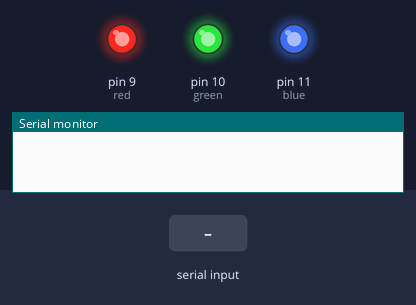
A sketch run on a simulated Arduino Uno, built with avr-gcc and run on an emulated ATmega328P. Parts: output pins drawn as LEDs (lit = HIGH), the last lines printed to the serial monitor. The test bench sets the inputs (shaded band).

Above: at 1.2 s.
1.3 s: "0" received over Serial
At 2.3 s:
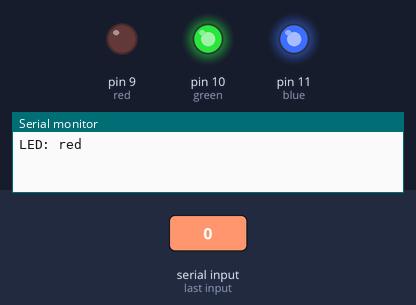
2.8 s: "1" received over Serial
At 3.5 s:
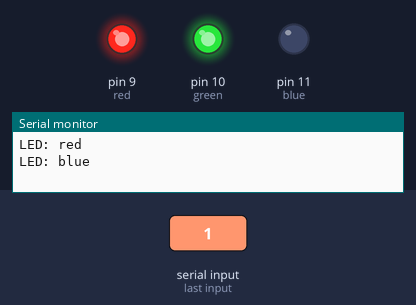
Timing chart, 0 to 5.8 s (numbered marks = the images above; inputs shaded):
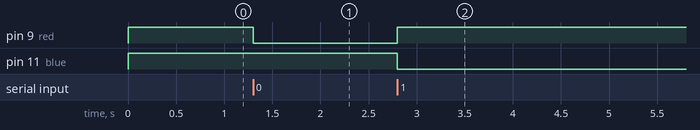

The sketch:

test_bluetooth.ino
```cpp
const int red = 9;
const int green = 10;
const int blue = 11;
int state = 0;

void setup() {
  // put your setup code here, to run once:
  Serial.begin(9600);
  pinMode(red, OUTPUT);
  pinMode(green, OUTPUT);
  pinMode(blue, OUTPUT);
  LED_off();
}

void loop() {
  // put your main code here, to run repeatedly:
  if(Serial.available() > 0){ // Checks whether data is comming from the serial port
    state = Serial.read(); // Reads the data from the serial port
  }
  if (state == '0') {
    LED_off();
    digitalWrite(red, LOW); // Turn LED OFF
    Serial.println("LED: red"); // Send back, to the phone, the String "LED: ON"
    state = 0;
 }
 else if (state == '1') {
   LED_off();
   digitalWrite(blue, LOW);
   Serial.println("LED: blue");
   state = 0;
 }
}

void LED_off(){
  digitalWrite(red, HIGH);
  digitalWrite(green, HIGH);
  digitalWrite(blue, HIGH);
}
```

Measured:
- after the input at 1.3 s, pin 9 (red): HIGH → LOW at once
- after the input at 2.8 s, pin 9 (red): LOW → HIGH at once; pin 11 (blue): HIGH → LOW at once
